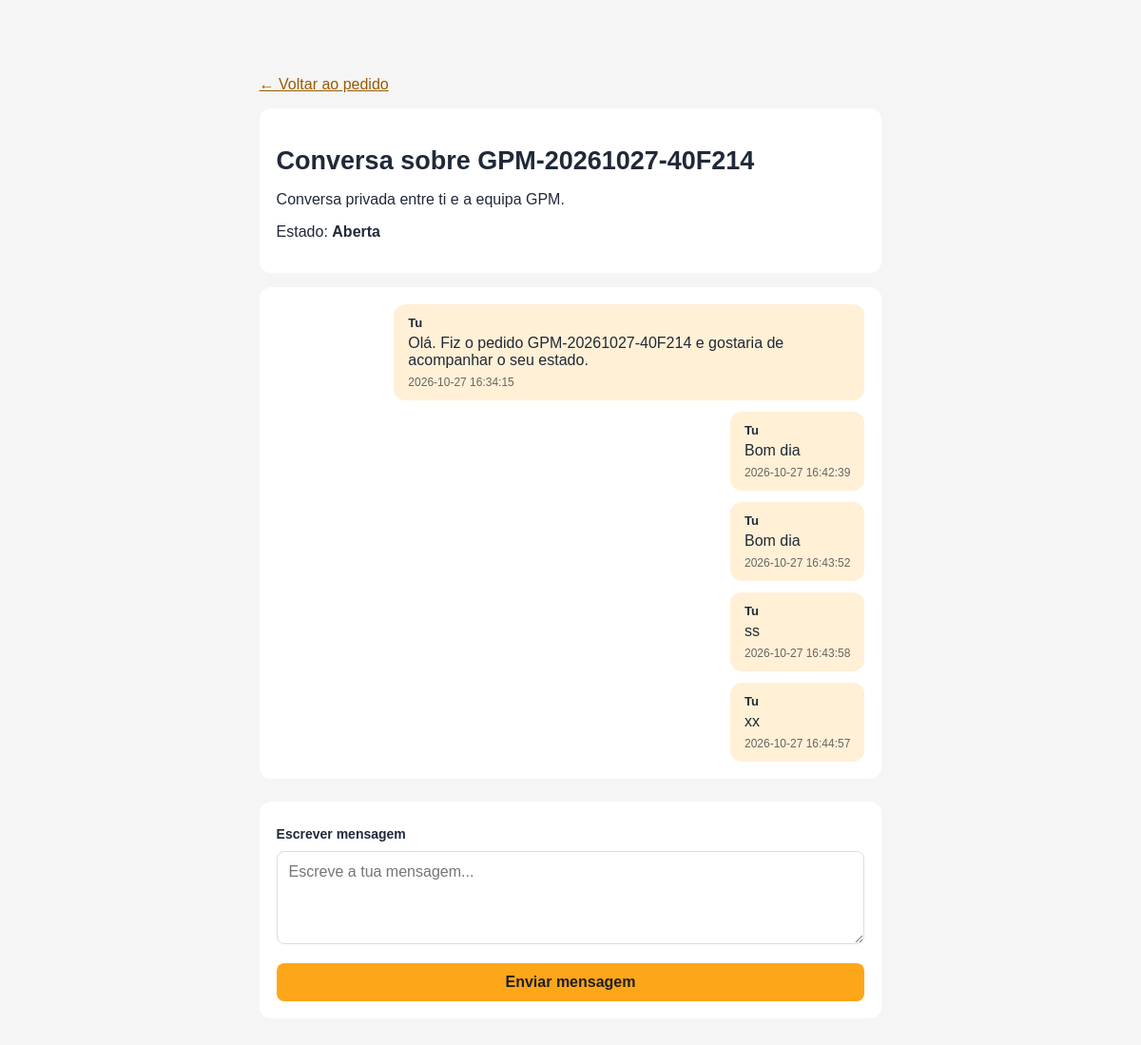
Page /gpm2/cliente/chat.php?pedido=2 (signed in) on the committed database.
### tables this page shows
CREATE TABLE `conversations` (
  `id` bigint(20) UNSIGNED NOT NULL,
  `order_id` bigint(20) UNSIGNED NOT NULL,
  `customer_id` bigint(20) UNSIGNED NOT NULL,
  `assigned_user_id` bigint(20) UNSIGNED DEFAULT NULL,
  `status` enum('open','closed') NOT NULL DEFAULT 'open',
  `last_message_at` datetime DEFAULT NULL,
  `created_at` timestamp NOT NULL DEFAULT current_timestamp(),
  `updated_at` timestamp NOT NULL DEFAULT current_timestamp() ON UPDATE current_timestamp()
);

CREATE TABLE `orders` (
  `id` bigint(20) UNSIGNED NOT NULL,
  `order_number` varchar(40) NOT NULL,
  `customer_id` bigint(20) UNSIGNED NOT NULL,
  `responsible_user_id` bigint(20) UNSIGNED DEFAULT NULL,
  `customer_type` enum('individual','company') NOT NULL DEFAULT 'individual',
  `customer_name` varchar(180) NOT NULL,
  `customer_nif` varchar(50) DEFAULT NULL,
  `customer_phone` varchar(40) NOT NULL,
  `customer_email` varchar(190) DEFAULT NULL,
  `delivery_address` text DEFAULT NULL,
  `delivery_city` varchar(100) DEFAULT NULL,
  `delivery_province` varchar(100) DEFAULT NULL,
  `delivery_fee` decimal(15,2) NOT NULL DEFAULT 0.00,
  `discount` decimal(15,2) NOT NULL DEFAULT 0.00,
  `subtotal` decimal(15,2) NOT NULL DEFAULT 0.00,
  `total` decimal(15,2) NOT NULL DEFAULT 0.00,
  `payment_method` varchar(80) DEFAULT NULL,
  `payment_status` enum('pending','partial','paid','refunded') NOT NULL DEFAULT 'pending',
  `status` enum('pending','confirmed','preparing','shipped','completed','cancelled') NOT NULL DEFAULT 'pending',
  `notes` text DEFAULT NULL,
  `stock_deducted` tinyint(1) NOT NULL DEFAULT 0,
  `ordered_at` datetime NOT NULL DEFAULT current_timestamp(),
  `confirmed_at` datetime DEFAULT NULL,
  `completed_at` datetime DEFAULT NULL,
  `cancelled_at` datetime DEFAULT NULL,
  `created_at` timestamp NOT NULL DEFAULT current_timestamp(),
  `updated_at` timestamp NOT NULL DEFAULT current_timestamp() ON UPDATE current_timestamp(),
  `delivery_street` varchar(180) DEFAULT NULL,
  `delivery_neighborhood` varchar(120) DEFAULT NULL,
  `delivery_reference` varchar(255) DEFAULT NULL
);

CREATE TABLE `messages` (
  `id` bigint(20) UNSIGNED NOT NULL,
  `conversation_id` bigint(20) UNSIGNED NOT NULL,
  `sender_type` enum('customer','staff') NOT NULL,
  `customer_sender_id` bigint(20) UNSIGNED DEFAULT NULL,
  `user_sender_id` bigint(20) UNSIGNED DEFAULT NULL,
  `body` text NOT NULL,
  `read_at` datetime DEFAULT NULL,
  `created_at` timestamp NOT NULL DEFAULT current_timestamp()
);

### gpm2/cliente/includes/iniciar.php (called while the page is built, shortened)
<?php
function escapar(mixed $valor): string
{
    return htmlspecialchars(
        (string) ($valor ?? ''),
        ENT_QUOTES | ENT_SUBSTITUTE,
        'UTF-8'
    );
}

### gpm2/cliente/chat.php (the view, shortened to what this page needs)
<?php
require_once __DIR__ . '/includes/iniciar.php';
$pdo = db();
$clienteId = (int) cliente_atual()['id'];
$pedidoId = filter_input(INPUT_GET, 'pedido', FILTER_VALIDATE_INT);
$stmt = $pdo->prepare(
    "SELECT c.id, c.status, o.order_number
     FROM conversations c
     INNER JOIN orders o ON o.id = c.order_id
     WHERE c.order_id = ? AND c.customer_id = ?
     LIMIT 1"
);
$stmt->execute([$pedidoId, $clienteId]);
$conversa = $stmt->fetch(PDO::FETCH_ASSOC);
$conversaId = (int) $conversa['id'];
$stmt = $pdo->prepare(
    "SELECT id, sender_type, customer_sender_id, user_sender_id,
            body, read_at, created_at
     FROM messages
     WHERE conversation_id = ?
     ORDER BY created_at ASC, id ASC"
);
$stmt->execute([$conversaId]);
$mensagens = $stmt->fetchAll(PDO::FETCH_ASSOC);
?>
<!DOCTYPE html>
<html lang="pt">
<head>
    <link rel="stylesheet" href="../assets/css/cliente.css">
</head>
<body>
<main class="pagina">
    <p><a href="pedido.php?id=<?= (int) $pedidoId ?>">← Voltar ao pedido</a></p>
    <section class="cabecalho">
        <h1>Conversa sobre <?= escapar($conversa['order_number']) ?></h1>
        <p>Conversa privada entre ti e a equipa GPM.</p>
        <p>Estado: <strong><?= $conversa['status'] === 'open' ? 'Aberta' : 'Fechada' ?></strong></p>
    </section>
    <section class="chat">
        <div class="mensagens">
            <?php foreach ($mensagens as $msg): ?>
                <?php $ehCliente = $msg['sender_type'] === 'customer'; ?>
                <article class="mensagem <?= $ehCliente ? 'cliente' : 'equipa' ?>">
                    <div class="autor">
                        <?= $ehCliente ? 'Tu' : 'Equipa GPM' ?>
                    </div>
                    <div><?= nl2br(escapar($msg['body'])) ?></div>
                    <div class="data"><?= escapar($msg['created_at']) ?></div>
                </article>
            <?php endforeach; ?>
        </div>
    </section>
    <?php if ($conversa['status'] === 'open'): ?>
        <form method="post" class="escrever">
            <label for="body"><strong>Escrever mensagem</strong></label>
            <textarea id="body" name="body" rows="4" maxlength="5000"
                      placeholder="Escreve a tua mensagem..." required></textarea>
            <button type="submit" class="btn">Enviar mensagem</button>
        </form>
    <?php else: ?>
        <div class="fechada">Esta conversa foi fechada pela equipa GPM.</div>
    <?php endif; ?>
</main>
</body>
</html>

### gpm2/assets/css/cliente.css (style rules this page uses)
* { box-sizing: border-box; }
body { margin: 0; min-height: 100vh; padding: 24px; display: flex; justify-content: center; align-items: center; background: #f4f6f9; color: #202938; font-family: Arial, Helvetica, sans-serif; }
h1 { margin-bottom: 8px; font-size: 27px; }
form { display: flex; flex-direction: column; gap: 10px; margin-top: 24px; }
label { margin-top: 8px; font-weight: 600; font-size: 14px; }
input, select, textarea { width: 100%; padding: 12px; border: 1px solid #d7dce3; border-radius: 8px; background: #fff; font: inherit; }
textarea { min-height: 80px; resize: vertical; }
button { margin-top: 14px; padding: 14px; border: 0; border-radius: 8px; background: #fea619; color: #202020; font-size: 16px; font-weight: 700; cursor: pointer; }
a { color: #9a5b00; }

### gpm2/cliente/chat.php (style rules this page uses)
body { background:#f5f5f5; }
.pagina { max-width:850px; margin:25px auto; padding:15px; }
.cabecalho, .chat, .escrever { background:#fff; border-radius:12px; padding:18px; margin-bottom:15px; }
.mensagens { display:flex; flex-direction:column; gap:12px; }
.mensagem { max-width:80%; padding:12px 15px; border-radius:12px; overflow-wrap:anywhere; }
.cliente { background:#fff0d6; align-self:flex-end; }
.autor { font-weight:bold; font-size:13px; margin-bottom:5px; }
.data { color:#666; font-size:12px; margin-top:7px; }
textarea { width:100%; padding:12px; border:1px solid #ddd; border-radius:8px; box-sizing:border-box; }
.btn { margin-top:10px; background:#FEA619; padding:11px 16px; border:0; border-radius:8px; font-weight:bold; cursor:pointer; }

### rows in the picture
conversations: order.order_number "GPM-20261027-40F214"
messages: sender_type "Tu", body "Olá. Fiz o pedido GPM-20261027-40F214 e gostaria de acompanhar o seu estado.", created_at "2026-10-27 16:34:15"
messages: sender_type "Tu", body "Bom dia", created_at "2026-10-27 16:42:39"
messages: sender_type "Tu", body "Bom dia", created_at "2026-10-27 16:43:52"
messages: sender_type "Tu", body "ss", created_at "2026-10-27 16:43:58"
messages: sender_type "Tu", body "xx", created_at "2026-10-27 16:44:57"
